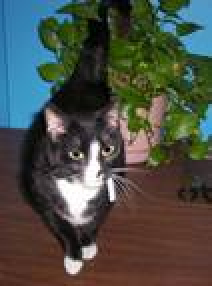
#> input picture Project/data visualization project/cats vs dogs project/train/cat.10250.jpg, 106 x 143 px, found by its file name (shown 2 times larger); its folder holds 4 pictures in this run
$ jupyter execute --allow-errors 'Cats VS Dogs-FINAL.ipynb'   (shell and % lines are left out)
#> lines starting #> are read from the running program, lines starting #| are printed output that depends on the picture
#> in read_img, returned value is the input picture: shape (143, 106, 3); mean B, G, R 69.6, 77.7, 74
[cell 1]
import os
import numpy as np
import matplotlib.pyplot as plt
import pandas as pd
from numba import jit
import cv2
import math

from IPython.display import clear_output
from sklearn.preprocessing import LabelEncoder
from IPython.core import display as ICD
from sklearn.pipeline import Pipeline
from sklearn.pipeline import make_pipeline
from sklearn.preprocessing import StandardScaler
from sklearn.model_selection import cross_val_score
from sklearn.model_selection import cross_validate
from sklearn.linear_model import LogisticRegression
from sklearn.linear_model import SGDClassifier
from sklearn.ensemble import RandomForestClassifier
from sklearn.ensemble import GradientBoostingClassifier
from sklearn.naive_bayes import GaussianNB

plt.style.use("seaborn")

import warnings
warnings.filterwarnings("ignore")

[cell 2]
import sys, os
script_dir = sys.path[0]
print(script_dir)

[cell 3]
#Constant zone
IMG_PATH_TRAIN = os.path.join(script_dir+r'\train')
IMG_PATH_TEST = os.path.join(script_dir+r'\test1')
IMG_PATH_TRAIN_MOD = os.path.join(script_dir+r'\train_modified')
IMG_PATH_TEST_MOD = os.path.join(script_dir+r'\test_modified')
print("Train path:",IMG_PATH_TRAIN+"\n")
print("Test path:",IMG_PATH_TEST+"\n")
print("Modified train path:",IMG_PATH_TRAIN_MOD+"\n")
print("Modified test path:",IMG_PATH_TEST_MOD)

MODIFIED_WIDTH = 100
MODIFIED_HEIGHT = 100

COLOR = 'white'
plt.rcParams['text.color'] = COLOR
plt.rcParams['axes.labelcolor'] = COLOR
plt.rcParams['xtick.color'] = COLOR
plt.rcParams['ytick.color'] = COLOR
plt.rcParams['figure.facecolor'] = 'black'

plt.rc('axes', titlesize=25) #fontsize of the title
plt.rc('axes', labelsize=19) #fontsize of the x and y labels
plt.rc('xtick', labelsize=19) #fontsize of the x tick labels
plt.rc('ytick', labelsize=19) #fontsize of the y tick labels

[cell 4]
#Function zone

def modify_img(image, new_width, new_height): #Modifies an image according to chosen parameters
#> called with new_width = 100, new_height = 100
    gray_img = cv2.cvtColor(image, cv2.COLOR_BGR2GRAY)
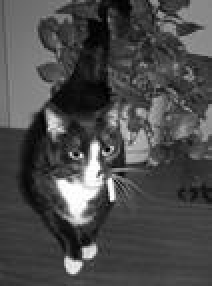
#> gray_img: shape (143, 106) (shown 2 times larger); min 0, max 255, mean 75.7
    modified_img = cv2.resize(gray_img, (new_width, new_height))
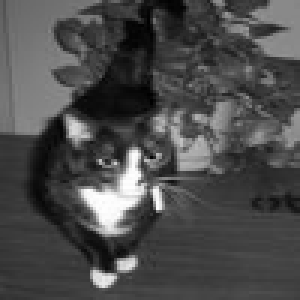
#> modified_img: shape (100, 100) (shown 3 times larger); min 0, max 255, mean 75.5
    return modified_img

def read_img(picture_path, filename): #Reads file from path
    return cv2.imread(picture_path+"/"+filename, -1)

def write_img(destination_path, filename, image): #Writes new file to given path
    cv2.imwrite(destination_path+"/"+filename, image)

def modify_train(): #Modifies the train data and writes it to the appropriate directory
    count = 0
    for f in os.listdir(IMG_PATH_TRAIN):
        img = read_img(picture_path = IMG_PATH_TRAIN, filename = f)
        mod_img = modify_img(img, new_width = MODIFIED_WIDTH, new_height = MODIFIED_HEIGHT)
        write_img(destination_path = IMG_PATH_TRAIN_MOD, filename = f, image = mod_img)
        msg = "Modified {0}% of training data".format(int(count/250))
        print(msg)
        clear_output(wait=True)
        count += 1
#> pass 2 of the loop in modify_train, `for f in os.listdir(IMG_PATH_TRAIN):`:
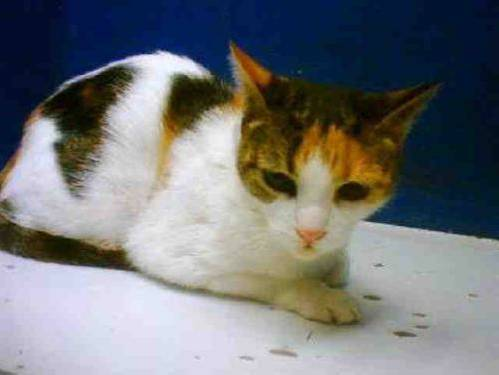
#> input picture Project/data visualization project/cats vs dogs project/train/cat.10500.jpg, 499 x 375 px, found by its file name
#> in read_img, returned value is the input picture: shape (375, 499, 3); mean B, G, R 118.5, 116.3, 113.9
#> in modify_img (call 2), `gray_img = cv2.cvtColor(image, cv2.COLOR_BGR2GRAY)`:
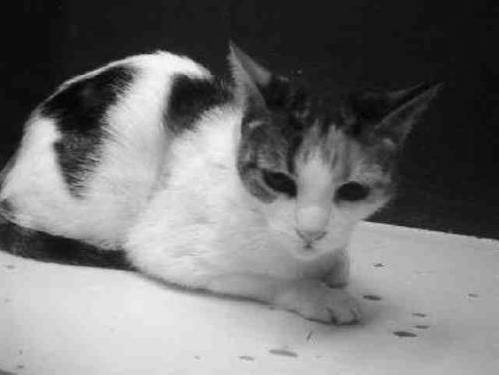
#> gray_img: shape (375, 499); min 1, max 249, mean 115.8
#> in modify_img (call 2), `modified_img = cv2.resize(gray_img, (new_width, new_height))`:
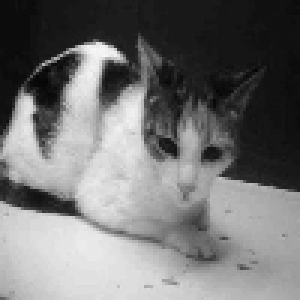
#> modified_img: shape (100, 100) (shown 3 times larger); min 3, max 246, mean 115.8
#> pass 3 of the loop in modify_train, `for f in os.listdir(IMG_PATH_TRAIN):`:
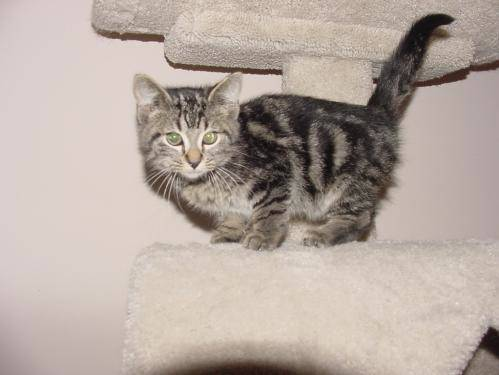
#> input picture Project/data visualization project/cats vs dogs project/train/cat.10687.jpg, 499 x 375 px, found by its file name
#> in read_img, returned value is the input picture: shape (375, 499, 3); mean B, G, R 160.3, 168.2, 181.4
#> in modify_img (call 3), `modified_img = cv2.resize(gray_img, (new_width, new_height))`:
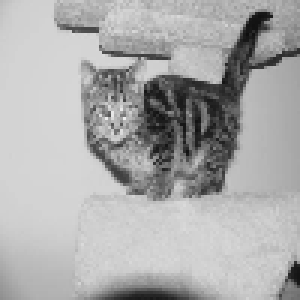
#> modified_img: shape (100, 100) (shown 3 times larger); min 14, max 237, mean 171.2
#> the loop made 4 passes; the first 3 are shown

    print("Train data modification complete")

def modify_test(): #Modifies the test data and writes it to the appropriate directory
    count = 0
    for f in os.listdir(IMG_PATH_TEST):
        img = read_img(picture_path = IMG_PATH_TEST, filename = f)
        mod_img = modify_img(img, new_width = MODIFIED_WIDTH, new_height = MODIFIED_HEIGHT)
        write_img(destination_path = IMG_PATH_TEST_MOD, filename = f, image = mod_img)
        msg = "Modified {0}% of testing data".format(int(count/250))
        print(msg)
        clear_output(wait=True)
        count += 1

    print("Test data modification complete")

@jit(nogil = True)
def images_to_df_train(): #Returns dataframe of the train files
    train_array = np.ndarray(shape = (0,MODIFIED_WIDTH,MODIFIED_HEIGHT), dtype= 'uint8')
    label_names = []
    count = 0
    for f in os.listdir(IMG_PATH_TRAIN_MOD):
        img = read_img(picture_path = IMG_PATH_TRAIN_MOD, filename = f)
        train_array = np.insert(train_array, count , img.reshape((1,MODIFIED_WIDTH,MODIFIED_HEIGHT)), axis = 0)
        label_names.append(f.split('.')[0])
        msg = "Loaded {0} images. {1}%".format(count, count/250)
        print(msg)

        clear_output(wait=True)
        count += 1
    print("Data loading complete")

    train_df = pd.DataFrame(data = train_array.reshape(25000, MODIFIED_WIDTH*MODIFIED_HEIGHT))
    label_df = pd.DataFrame(data = label_names, columns = ['label'])
    label_df.insert(loc=0, column='Label', value=LabelEncoder().fit_transform(label_df['label']))
    label_df = label_df.drop(columns = ['label'])
    train_final = pd.concat([train_df, label_df], axis = 1)
    print("Train dataframe loading complete")
    return train_final

@jit(nogil = True)
def images_to_df_test(): #Returns dataframe of the test files
    test_array = np.ndarray(shape = (0,MODIFIED_WIDTH,MODIFIED_HEIGHT), dtype= 'uint8')
    count = 0
    for f in os.listdir(IMG_PATH_TEST_MOD):
        img = read_img(picture_path = IMG_PATH_TEST_MOD, filename = f)
        test_array = np.insert(test_array, count , img.reshape((1,MODIFIED_WIDTH,MODIFIED_HEIGHT)), axis = 0)
        msg = "Loaded {0} images. {1}%".format(count, count/125)
        print(msg)

        clear_output(wait=True)
        count += 1
    print("Data loading complete")
    test_df = pd.DataFrame(data = test_array.reshape(12500, MODIFIED_WIDTH*MODIFIED_HEIGHT))
    print("Test dataframe loading complete")
    return test_df

[cell 5]
modify_train()

#> (a cell that did not finish here is left out)

#> (a cell that did not finish here is left out)

#> (a cell that did not finish here is left out)

## Models without unsupervised preprocessing

### Dummy model

[cell 9]
from sklearn.model_selection import train_test_split

#> (a cell that did not finish here is left out)

#> (a cell that did not finish here is left out)

[cell 12]
from sklearn.dummy import DummyClassifier
dum = DummyClassifier(strategy="uniform")
#> (the rest of this cell did not finish here and is left out)

## Apply PCA on the data

#> (a cell that did not finish here is left out)

[cell 14]
from sklearn.decomposition import PCA

[cell 15]
pca_model = PCA(n_components=MODIFIED_WIDTH * MODIFIED_HEIGHT,whiten=True,svd_solver = 'randomized', random_state = 42)
#> (the rest of this cell did not finish here and is left out)

[cell 16]
plt.grid(True)
#> (this line was passed over: IPython is not available in this run)
